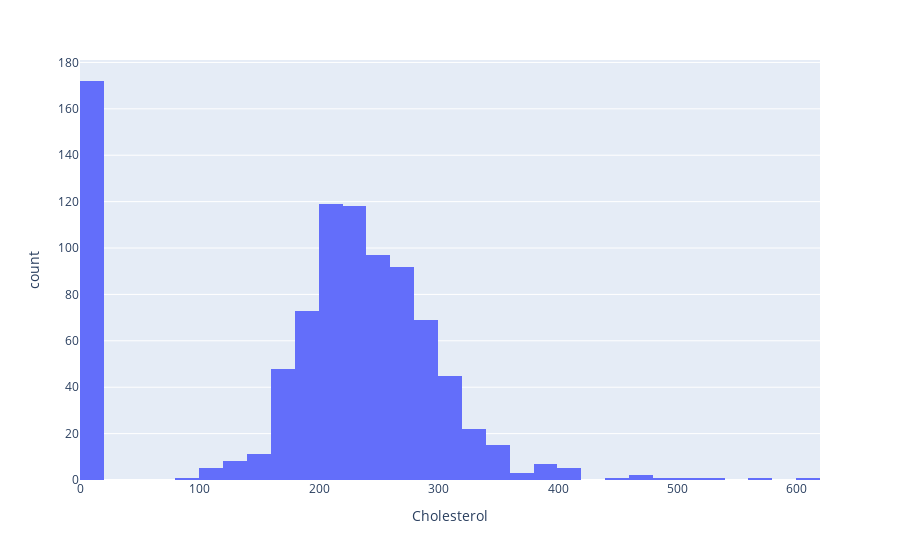

Here is the notebook cell this chart was saved with:
### Code cell
px.histogram(
    df , 
    x = "Cholesterol",
)

### Figure 1 — Plotly figure (JSON) as saved in the notebook; plotly's stock layout.template omitted (floating-point values rounded to 4 significant figures; data arrays with more than 128 entries replaced by an {"elided": "..."} marker saying what was removed)
{"data": [{"alignmentgroup": "True", "bingroup": "x", "hovertemplate": "Cholesterol=%{x}<br>count=%{y}<extra></extra>", "legendgroup": "", "marker": {"color": "#636efa", "pattern": {"shape": ""}}, "name": "", "offsetgroup": "", "orientation": "v", "showlegend": false, "type": "histogram", "x": {"elided": "918 int values"}, "xaxis": "x", "yaxis": "y"}], "layout": {"barmode": "relative", "legend": {"tracegroupgap": 0}, "margin": {"t": 60}, "xaxis": {"anchor": "y", "domain": [0, 1], "title": {"text": "Cholesterol"}}, "yaxis": {"anchor": "x", "domain": [0, 1], "title": {"text": "count"}}}}
